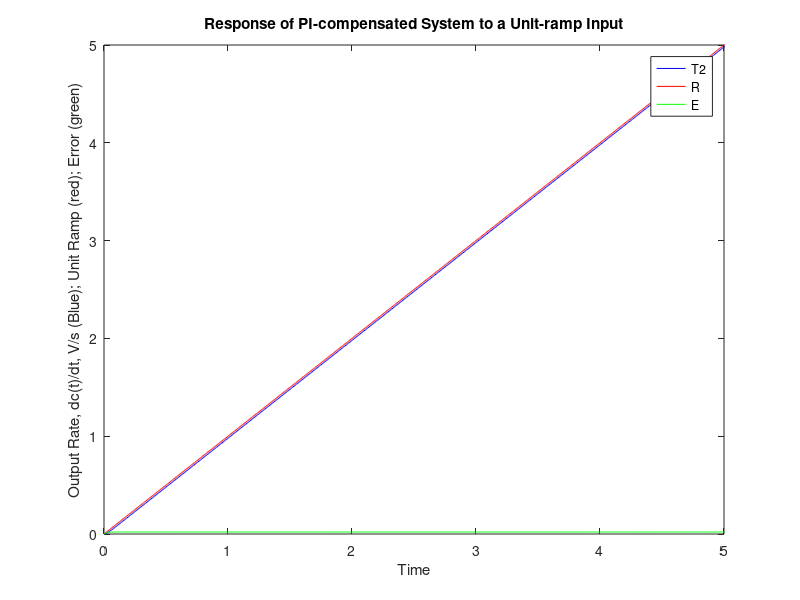

The MATLAB source for this figure:
numg = [48.83 29.3];
deng = poly ([0 -0.5858]);
G = tf(numg, deng);
T = feedback(G,1);  %T is the closed-loop TF of the PI_compensated system
T = minreal(T);
step(4*T);
axis ([0, 0.2, 0, 5]);
grid
xlabel ('Time')
ylabel ('Speed Sensor Output, c(t) in volts')
title ('PI-compensated Systems Response to a 4 volt Input Step')
pause
numr = 1;
denr = poly (0);
R = tf(numr, denr);
T2 = R*T;
E= R-T2; %E = Ramp error of PI_compensated system
step(T2,'b', R,'r', E,'g');
axis ([0, 5, 0, 5]);
grid
xlabel ('Time')
ylabel ('Output Rate, dc(t)/dt, V/s (Blue); Unit Ramp (red); Error (green)');
title ('Response of PI-compensated System to a Unit-ramp Input')
